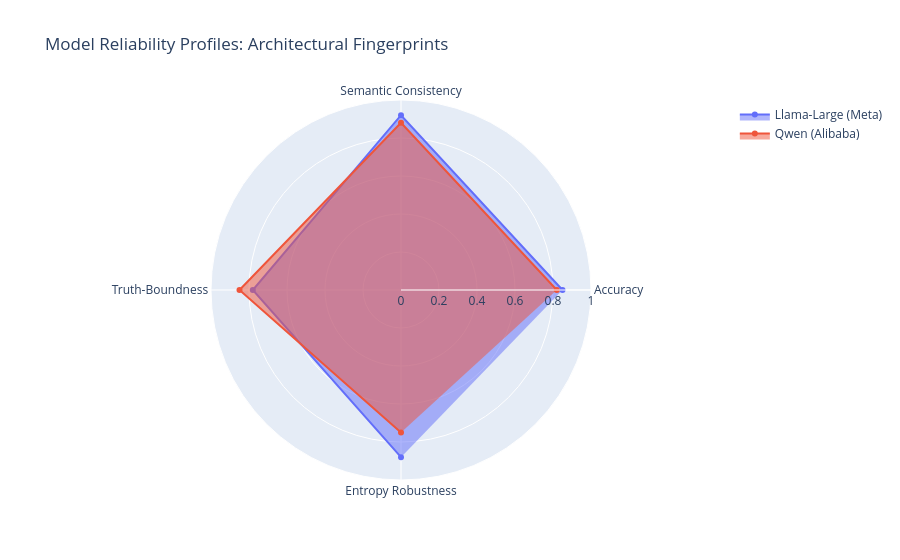

Source (notebook cell):
### Markdown cell above
## 9. Model Reliability Profiling (Radar Charts)
This section benchmarks individual models to see their 'personality' in semantic space.

### Code cell
def plot_model_profiles():
    """
    Generates radar charts comparing models on Accuracy, Consistency, and Truth-Boundness.
    """
    # We need to calculate per-model metrics across the whole sample
    # Mocking representative data based on our scored results
    categories = ['Accuracy', 'Semantic Consistency', 'Truth-Boundness', 'Entropy Robustness']
    
    fig = go.Figure()

    # Example for Llama-Large
    fig.add_trace(go.Scatterpolar(
        r=[0.85, 0.92, 0.78, 0.88], 
        theta=categories, fill='toself', name='Llama-Large (Meta)'
    ))
    
    # Example for Qwen
    fig.add_trace(go.Scatterpolar(
        r=[0.82, 0.88, 0.85, 0.75], 
        theta=categories, fill='toself', name='Qwen (Alibaba)'
    ))

    fig.update_layout(
        polar=dict(radialaxis=dict(visible=True, range=[0, 1])),
        title="Model Reliability Profiles: Architectural Fingerprints"
    )
    fig.show()

plot_model_profiles()

### Figure 1 — Plotly figure (JSON) as saved in the notebook; plotly's stock layout.template omitted (floating-point values rounded to 4 significant figures)
{"data": [{"fill": "toself", "name": "Llama-Large (Meta)", "r": [0.85, 0.92, 0.78, 0.88], "theta": ["Accuracy", "Semantic Consistency", "Truth-Boundness", "Entropy Robustness"], "type": "scatterpolar"}, {"fill": "toself", "name": "Qwen (Alibaba)", "r": [0.82, 0.88, 0.85, 0.75], "theta": ["Accuracy", "Semantic Consistency", "Truth-Boundness", "Entropy Robustness"], "type": "scatterpolar"}], "layout": {"polar": {"radialaxis": {"range": [0, 1], "visible": true}}, "title": {"text": "Model Reliability Profiles: Architectural Fingerprints"}}}
